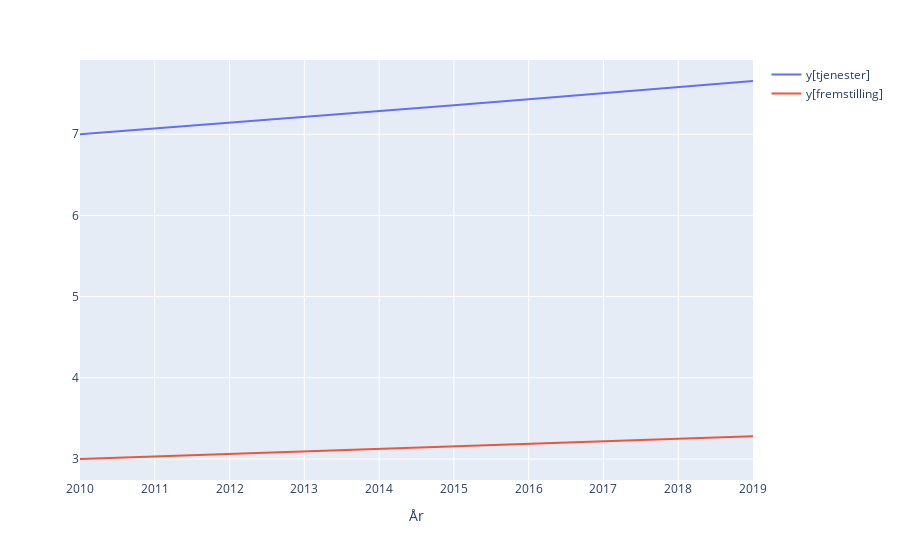

This figure's notebook cell:
### Markdown cell above
We could also use the DREAM-tools plot function:

### Code cell
from dreamtools import plot
plot(y)

### Figure 1 — Plotly figure (JSON) as saved in the notebook; plotly's stock layout.template omitted (floating-point values rounded to 4 significant figures)
{"data": [{"hovertemplate": "variable=y[tjenester]<br>index=%{x}<br>value=%{y}<extra></extra>", "legendgroup": "y[tjenester]", "line": {"color": "#636efa", "dash": "solid"}, "mode": "lines", "name": "y[tjenester]", "orientation": "v", "showlegend": true, "type": "scatter", "x": [2010, 2011, 2012, 2013, 2014, 2015, 2016, 2017, 2018, 2019], "xaxis": "x", "y": [7, 7.07, 7.141, 7.212, 7.284, 7.357, 7.431, 7.505, 7.58, 7.656], "yaxis": "y"}, {"hovertemplate": "variable=y[fremstilling]<br>index=%{x}<br>value=%{y}<extra></extra>", "legendgroup": "y[fremstilling]", "line": {"color": "#EF553B", "dash": "solid"}, "mode": "lines", "name": "y[fremstilling]", "orientation": "v", "showlegend": true, "type": "scatter", "x": [2010, 2011, 2012, 2013, 2014, 2015, 2016, 2017, 2018, 2019], "xaxis": "x", "y": [3, 3.03, 3.06, 3.091, 3.122, 3.153, 3.185, 3.216, 3.249, 3.281], "yaxis": "y"}], "layout": {"legend": {"title": {"text": ""}, "tracegroupgap": 0}, "margin": {"t": 60}, "xaxis": {"anchor": "y", "domain": [0, 1], "title": {"text": "År"}}, "yaxis": {"anchor": "x", "domain": [0, 1], "title": {"text": ""}}}}
